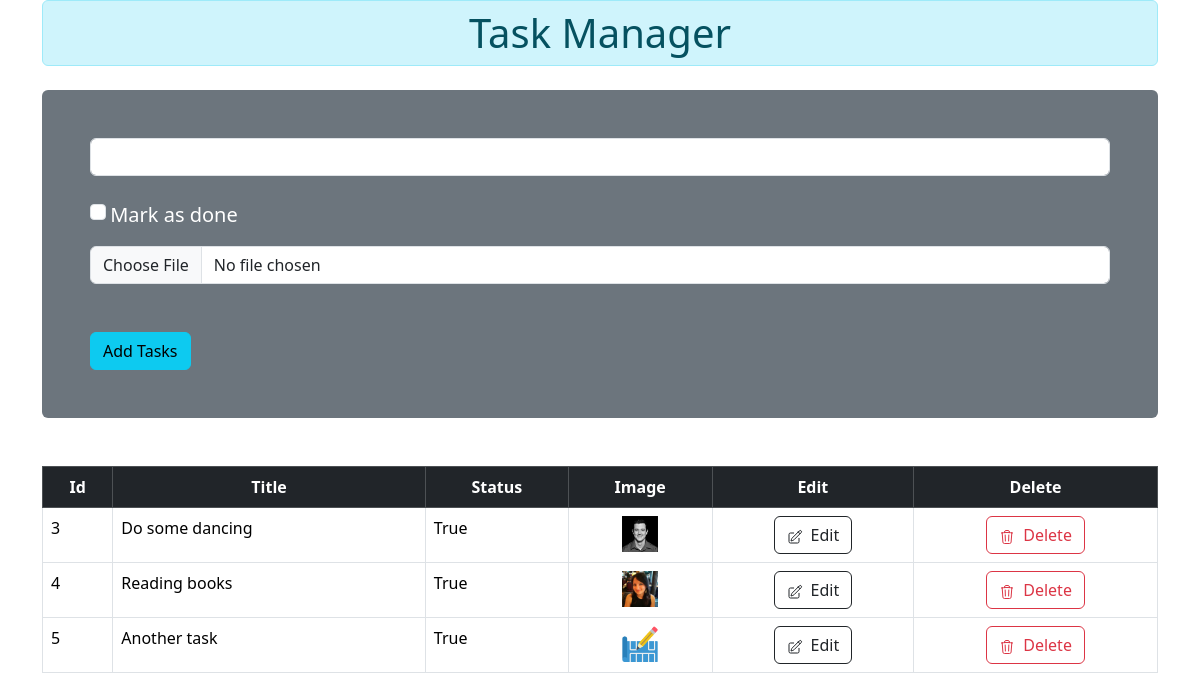
The page / on the database its author committed.
### tasklist/models.py (models this page shows)
class Tasks(models.Model):
    title = models.CharField(max_length=200)
    done = models.BooleanField(default=False)
    img = models.ImageField(upload_to="images", blank=True)

### tasklist/views.py (the view, shortened to what this page needs)
# urls.py: path('', views.index, name="home"),
def index(request):
    taskList = Tasks.objects.all()
    return render(request, 'home.html', {'taskList': taskList})

### tasklist/templates/home.html (shortened to what this page needs)
{% extends "base.html" %}
{% block main %}
    <div class="container">
        <h1 class="alert alert-info py-2 px-5 text-center">Task Manager</h1>
        <div class="mt-4 p-5 bg-secondary text-white rounded">
            <form method="POST" enctype="multipart/form-data">
                <input type="text" name="title" class="form-control"> <br>
                <input class="form-check-input" type="checkbox" name="done" id="done">
                <label class="mb-3 fs-5" for="done">Mark as done</label>
                <input class="form-control" type="file" name="img">
                <input class="btn btn-info mt-5" type="submit" value="Add Tasks">
            </form>
          </div>
          <table class="table table-bordered mt-5">
            <thead>
                <tr class="table-dark text-center">
                    <th>Id</th>
                    <th>Title</th>
                    <th>Status</th>
                    <th>Image</th>
                    <th>Edit</th>
                    <th>Delete</th>
                </tr>
            </thead>
            <tbody>
                {% for task in taskList %}
                    <tr>
                        <td>{{task.id}}</td>
                        <td>{{task.title}}</td>
                        <td>{{task.done}}</td>
                        <td class="text-center">
                            <a href="{{task.img.url}}"><img width='36px' height='36px' src="{{task.img.url}}" alt="img"></a>
                        </td>
                        <td class="text-center">
                            <a href="{% url 'edit-task' task.id %}">
                                <button class="btn btn-outline-dark">
                                    <div class="d-flex justify-content-center align-items-center gap-2">
                                        <span> </span>
                                        <span>Edit</span>
                                    </div>
                                </button>
                            </a>
                        </td>
                        <td class="text-center">
                            <a href="{% url 'delete-task' task.id %}">
                                <button class="btn btn-outline-danger">
                                    <div class="d-flex justify-content-center align-items-center gap-2">
                                        <span>
                                          </span>
                                        <span>Delete</span>
                                    </div>
                                </button>
                            </a>
                        </td>
                    </tr>
                {% endfor %}
            </tbody>
        </table>
    </div>
{% endblock main %}

### rows shown on the page
Tasks: id "3", title "Do some dancing", done "True", img (picture)
Tasks: id "4", title "Reading books", done "True", img (picture)
Tasks: id "5", title "Another task", done "True", img (picture)
